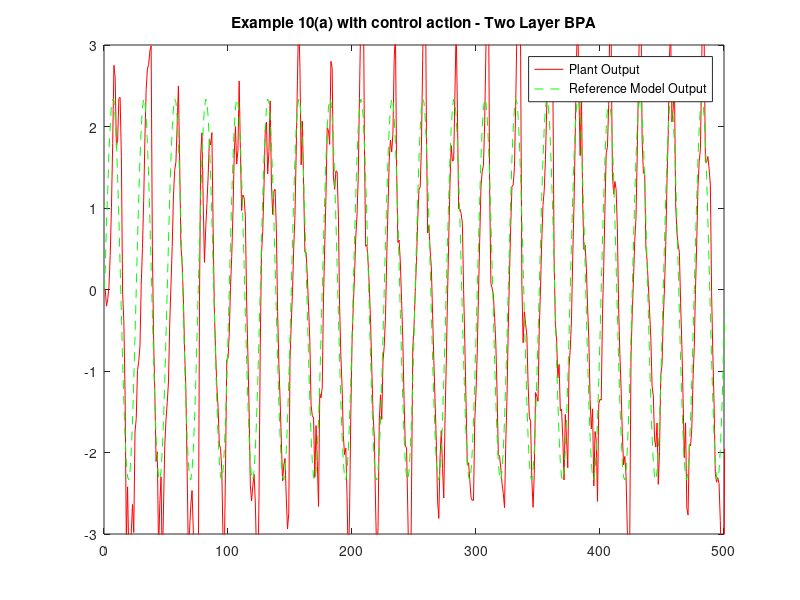
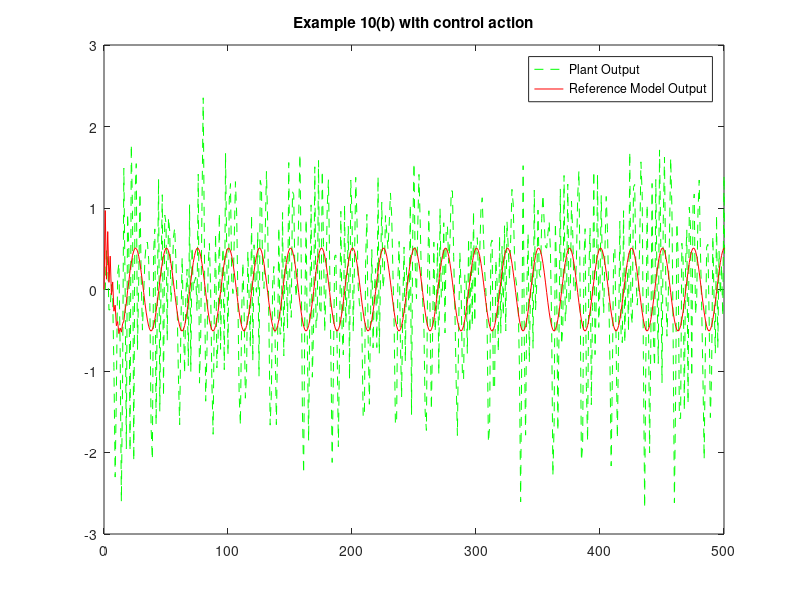

MATLAB code to generate these figures, in order:
clc;
close all;
clear all;

a = 1; b = 1;
m0 = 2;
m1 = 50;
m2 = 50;
m3 = 1;

w11 = 0.1*rand(m1,m0+1);
w21 = 0.1*rand(m2,m1+1);
w31 = 0.1*rand(m3,m2+1);

w12 = 0.1*rand(m1,m0+1);
w22 = 0.1*rand(m2,m1+1);
w32 = 0.1*rand(m3,m2+1);

eta1 = 0.011;
eta2 = 0.001;
yp1 = 0;
yp2 = 0;
ym1 = 0;
ym2 = 0;
u1 = 0;
u2 = 0;
s = 0:10000;

for k = 1:length(s)
    
        p = [1;yp1(end);yp2(end)];
        
        r1=sin(2*pi*k/25);
        r2=cos(2*pi*k/25);
        
        yp1_k = yp1(end)/(1+yp2(end)^2) + u1;
         
        ym1_k = 0.6*ym1(end) + 0.2*ym2(end) + r1;
           
        yp2_k = (yp1(end)*yp2(end))/(1 + (yp2(end))^2) + u2;
            
        ym2_k = 0.1*ym1(end) - 0.8*ym2(end) + r2;
        
        
        %FORWARD PASS for N1
        v11 = w11*p; 
        phi_v11 = a*tanh(b*v11); 
        y11_k = [1 ; phi_v11];
        v21 = w21*y11_k;
        phi_v21 = a*tanh(b*v21);
        y21_k = [1 ; phi_v21];
        v31 = w31*y21_k; 
        y31 = v31 ;
        
        E1 =  yp1(end)/(1+yp2(end)^2) - y31;
        phi_v31_diff = (1);
        phi_v21_diff =  (b/a)*(a^2 - (phi_v21.^2)); 
        phi_v11_diff =  (b/a)*(a^2 - (phi_v11.^2)); 
    
        
        %BACKWARD PASS FOR N1
    
        delta31 = E1*phi_v31_diff;  
        delta_w31 = eta1.*delta31*(y21_k)'; 
        delta21 = (w31(2:length(w31))'.*delta31).*(phi_v21_diff); 
        delta_w21 = eta1.*delta21*(y11_k)';
        delta11 = (w21(:,2:length(w21))'*delta21).*(phi_v11_diff);
        delta_w11 = eta1.*delta11*(p)';
        
        %ERROR CALCULATION AND WEIGHT UPDATION for N1

        w11 = w11 + delta_w11;
        w21 = w21 + delta_w21;
        w31 = w31 + delta_w31;
   
        %FORWARD PASS FOR N2
        v12 = w12*p; 
        phi_v12 = a*tanh(b*v12); 
        y12_k = [1 ; phi_v12];
        v22 = w22*y12_k;
        phi_v22 = a*tanh(b*v22);
        y22_k = [1 ; phi_v22];
        v32 = w32*y22_k; 
        y32 = v32 ;
        E2 = (yp1(end)*yp2(end))/(1 + (yp2(end))^2) - y32;
        phi_v32_diff = 1;
        phi_v22_diff =  (b/a)*(a^2 - (phi_v22.^2)); 
        phi_v12_diff =  (b/a)*(a^2 - (phi_v12.^2)); 
   
       
        %BACKWARD PASS FOR N2
        delta32 = E2*phi_v32_diff;  
        delta_w32 = eta1.*delta32*(y22_k)'; 
        delta22 = (w32(2:length(w32))'.*delta32).*(phi_v22_diff); 
        delta_w22 = eta1.*delta22*(y12_k)';
        delta12 = (w22(:,2:length(w22))'*delta22).*(phi_v12_diff);
        delta_w12 = eta2.*delta12*(p)';
        
        %ERROR CALCULATION AND WEIGHT UPDATION FOR N2

        w12 = w12 + delta_w12;
        w22 = w22 + delta_w22;
        w32 = w32 + delta_w32;
        
        u1 = -y31 + 0.6*yp1(end) + 0.2*yp2(end) + r1;
        u2 = -y32 + 0.1*yp1(end) - 0.8*yp2(end) + r2;
        
        yp1 = [yp1 yp1_k];
        ym1 = [ym1 ym1_k];
        yp2 = [yp2 yp2_k];
        ym2 = [ym2 ym2_k];
        
end
        

% ----------------------------------------------------------------------- %
%                           Plotting Graphs                               %
% ----------------------------------------------------------------------- %
K = 0:length(s);
figure;
plot(K,yp1,'-r',K,ym1,'--g')
legend('Plant Output', 'Reference Model Output');
title('Example 10(a) with control action - Two Layer BPA');
axis([0 500 -3 3]);
g=var(ym1(3:end)-yp1(3:end));
disp(g)
h=var(ym1(3:end));
disp(h)
perf=(1-(g/h))*100;
disp(perf);
mse = sum((yp1(3:end)-ym1(3:end)).^2)/(length(yp1(3:end)));
disp(mse);

figure;
plot(K,yp2,'--g',K,ym2,'r')
legend('Plant Output', 'Reference Model Output');
axis([0 500 -3 3]);
title('Example 10(b) with control action');
g=var(ym2(3:end)-yp2(3:end));
h=var(ym2(3:end));
perf=(1-(g/h))*100;
disp(perf);
mse = sum((yp2(3:end)-ym2(3:end)).^2)/(length(yp2(3:end)));
disp(mse);
